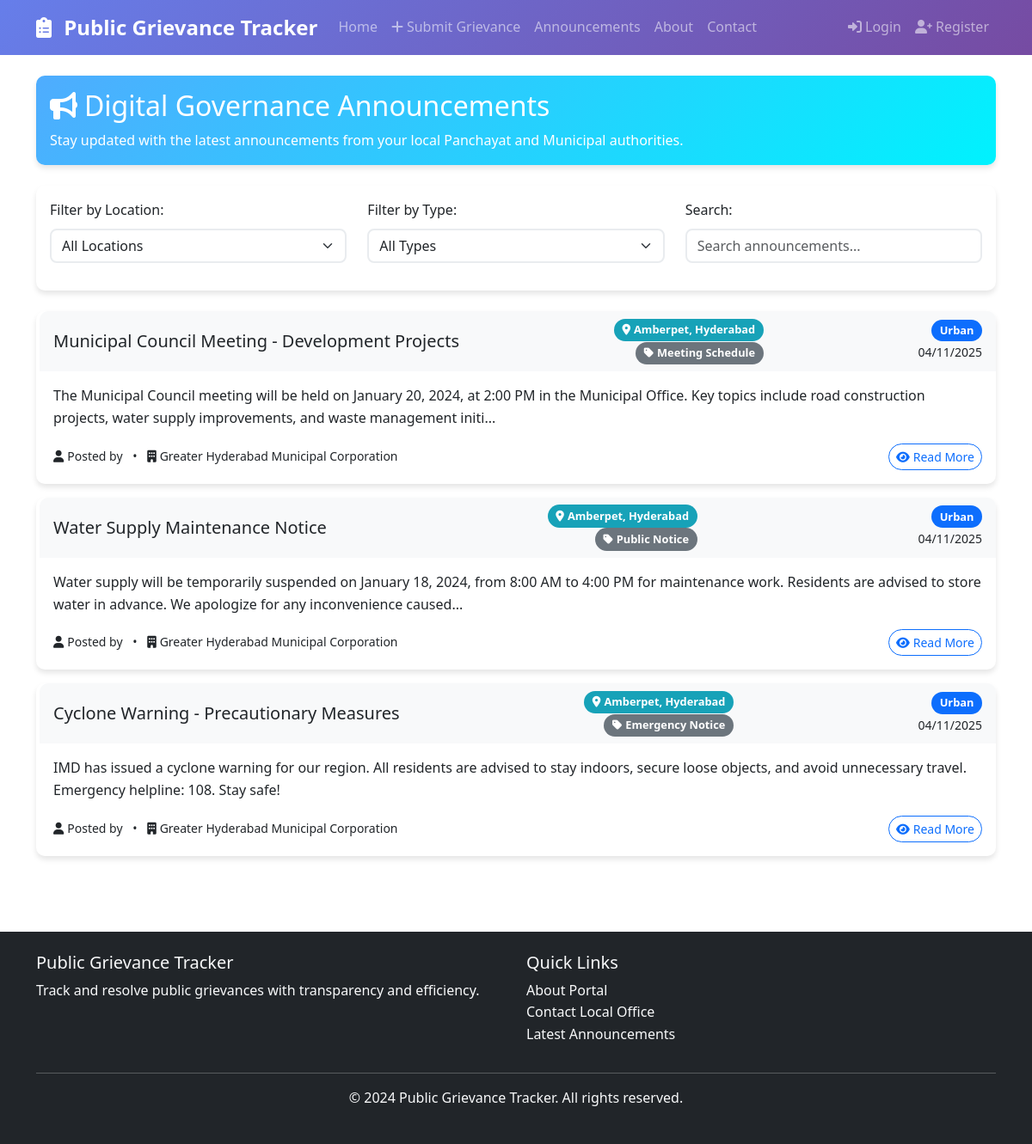
The page /announcements?location_id=1 on the database its author committed.
### app.py (models this page shows)
class Announcement(db.Model):
    id = db.Column(db.Integer, primary_key=True)
    title = db.Column(db.String(200), nullable=False)
    content = db.Column(db.Text, nullable=False)
    announcement_type = db.Column(db.String(50), nullable=False)
    location_id = db.Column(db.Integer, db.ForeignKey('location.id'), nullable=False)
    created_by = db.Column(db.Integer, db.ForeignKey('user.id'), nullable=False)
    created_at = db.Column(db.DateTime, default=datetime.utcnow)
    location = db.relationship('Location', backref='announcements')
    author = db.relationship('User', backref='announcements')

class Location(db.Model):
    id = db.Column(db.Integer, primary_key=True)
    state = db.Column(db.String(50), nullable=False)
    district = db.Column(db.String(50), nullable=False)
    village = db.Column(db.String(100), nullable=False)
    area_type = db.Column(db.String(20), nullable=False)  # 'rural' or 'urban'
    authority = db.Column(db.String(100), nullable=False)  # Panchayat or Municipal name

### app.py (the view)
@app.route('/announcements')
def announcements():
    location_id = request.args.get('location_id')
    if location_id:
        announcements = Announcement.query.filter_by(location_id=location_id).order_by(Announcement.created_at.desc()).all()
    else:
        announcements = Announcement.query.order_by(Announcement.created_at.desc()).all()
    return render_template('announcements.html', announcements=announcements)

### templates/announcements.html (shortened to what this page needs)
{% extends "base.html" %}
{% block content %}
<div class="container py-4">
    <div class="row mb-4">
        <div class="col-12">
            <div class="card bg-info text-white">
                <div class="card-body">
                    <h2 class="card-title">
                        <i class="fas fa-bullhorn me-2"></i>Digital Governance Announcements
                    </h2>
                    <p class="card-text">Stay updated with the latest announcements from your local Panchayat and Municipal authorities.</p>
                </div>
            </div>
        </div>
    </div>
    <div class="row mb-4">
        <div class="col-12">
            <div class="card">
                <div class="card-body">
                    <div class="row align-items-center">
                        <div class="col-md-4 mb-3">
                            <label for="locationFilter" class="form-label">Filter by Location:</label>
                            <select class="form-select" id="locationFilter">
                                <option value="">All Locations</option>
                            </select>
                        </div>
                        <div class="col-md-4 mb-3">
                            <label for="typeFilter" class="form-label">Filter by Type:</label>
                            <select class="form-select" id="typeFilter">
                                <option value="">All Types</option>
                            </select>
                        </div>
                        <div class="col-md-4 mb-3">
                            <label for="searchInput" class="form-label">Search:</label>
                            <input type="text" class="form-control" id="searchInput" placeholder="Search announcements...">
                        </div>
                    </div>
                </div>
            </div>
        </div>
    </div>
    <div class="row">
        <div class="col-12">
            {% if announcements %}
                <div id="announcementsList">
                    {% for announcement in announcements %}
                    <div class="card mb-3 announcement-card"
                         data-location="{{ announcement.location.village }}"
                         data-type="{{ announcement.announcement_type }}"
                         data-title="{{ announcement.title|lower }}"
                         data-content="{{ announcement.content|lower }}">
                        <div class="card-header d-flex justify-content-between align-items-center" style="background-color: #f8f9fa;">
                            <h5 class="card-title mb-0 text-dark">{{ announcement.title }}</h5>
                            <div class="text-end">
                                <small class="badge bg-info">
                                    <i class="fas fa-map-marker-alt me-1"></i>{{ announcement.location.village }}, {{ announcement.location.district }}
                                </small>
                                <br>
                                <small class="badge bg-secondary">
                                    <i class="fas fa-tag me-1"></i>{{ announcement.announcement_type }}
                                </small>
                            </div>
                            <div class="text-end">
                                <span class="badge bg-{{ 'success' if announcement.location.area_type == 'rural' else 'primary' }}">
                                    {{ announcement.location.area_type.title() }}
                                </span>
                                <br>
                                <small class="text-dark">{{ announcement.created_at.strftime('%d/%m/%Y') }}</small>
                            </div>
                        </div>
                        <div class="card-body">
                            <p class="card-text text-dark">{{ announcement.content[:200] }}{% if announcement.content|length > 200 %}...{% endif %}</p>
                            <div class="d-flex justify-content-between align-items-center">
                                <small class="text-dark">
                                    <i class="fas fa-user me-1"></i>Posted by {{ announcement.author.username }}
                                    <span class="mx-2">•</span>
                                    <i class="fas fa-building me-1"></i>{{ announcement.location.authority }}
                                </small>
                                <button class="btn btn-sm btn-outline-primary" data-bs-toggle="modal" data-bs-target="#announcementModal{{ announcement.id }}">
                                    <i class="fas fa-eye me-1"></i>Read More
                                </button>
                            </div>
                        </div>
                    </div>
                    {% endfor %}
                </div>
            {% else %}
                <div class="text-center py-5">
                    <i class="fas fa-bullhorn text-muted display-4 mb-3"></i>
                    <h5 class="text-muted">No announcements available</h5>
                    <p class="text-muted">Check back later for updates from your local authorities.</p>
                </div>
            {% endif %}
        </div>
    </div>
</div>
{% endblock %}

### static/css/style.css (style rules this page uses)
body { font-family: 'Segoe UI', Tahoma, Geneva, Verdana, sans-serif; line-height: 1.6; }
.card { border: none; border-radius: 10px; box-shadow: 0 4px 6px rgba(0, 0, 0, 0.1); transition: transform 0.3s ease, box-shadow 0.3s ease; }
.card-header { border-radius: 10px 10px 0 0 !important; border-bottom: none; }
.btn { border-radius: 25px; font-weight: 500; transition: all 0.3s ease; }
.form-control, .form-select { border-radius: 8px; border: 2px solid #e9ecef; transition: border-color 0.3s ease, box-shadow 0.3s ease; }
.badge { font-size: 0.8rem; padding: 0.5em 0.75em; border-radius: 20px; }
.card.bg-info { background: linear-gradient(135deg, #4facfe 0%, #00f2fe 100%) !important; }
.announcement-card { transition: all 0.3s ease; border-left: 4px solid transparent; }
.badge.bg-info { background-color: #17a2b8 !important; }
.fade-in { animation: fadeIn 0.5s ease-in; }

### rows shown on the page
Announcement: title "Municipal Council Meeting - Development Projects", location.village "Amberpet", location.district "Hyderabad", announcement_type "Meeting Schedule", location.area_type "Urban", created_at "04/11/2025", content "The Municipal Council meeting will be held on January 20, 2024, at 2:00 PM in the Municipal Office. Key topics include road construction projects, water supply improvements, and waste management initi", location.authority "Greater Hyderabad Municipal Corporation"
Announcement: title "Water Supply Maintenance Notice", location.village "Amberpet", location.district "Hyderabad", announcement_type "Public Notice", location.area_type "Urban", created_at "04/11/2025", content "Water supply will be temporarily suspended on January 18, 2024, from 8:00 AM to 4:00 PM for maintenance work. Residents are advised to store water in advance. We apologize for any inconvenience caused", location.authority "Greater Hyderabad Municipal Corporation"
Announcement: title "Cyclone Warning - Precautionary Measures", location.village "Amberpet", location.district "Hyderabad", announcement_type "Emergency Notice", location.area_type "Urban", created_at "04/11/2025", content "IMD has issued a cyclone warning for our region. All residents are advised to stay indoors, secure loose objects, and avoid unnecessary travel. Emergency helpline: 108. Stay safe!", location.authority "Greater Hyderabad Municipal Corporation"
